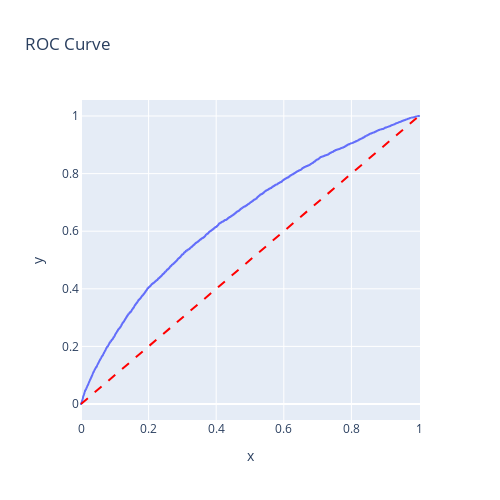

Write notebook code for a chart like this one.
### Code cell
#plot the ROC curve
fig = px.line(x=fpr1, y=tpr1, title='ROC Curve', width=500,height=500,)
fig.add_shape(type="line", x0=0, y0=0, x1=1, y1=1, line=dict(color="Red", dash="dash"))

### Figure 1 — Plotly figure (JSON) as saved in the notebook; plotly's stock layout.template omitted (floating-point values rounded to 4 significant figures; data arrays with more than 128 entries replaced by an {"elided": "..."} marker saying what was removed)
{"data": [{"hovertemplate": "x=%{x}<br>y=%{y}<extra></extra>", "legendgroup": "", "line": {"color": "#636efa", "dash": "solid"}, "marker": {"symbol": "circle"}, "mode": "lines", "name": "", "showlegend": false, "type": "scattergl", "x": {"elided": "11806 float values"}, "xaxis": "x", "y": {"elided": "11806 float values"}, "yaxis": "y"}], "layout": {"height": 500, "legend": {"tracegroupgap": 0}, "shapes": [{"line": {"color": "Red", "dash": "dash"}, "type": "line", "x0": 0, "x1": 1, "y0": 0, "y1": 1}], "title": {"text": "ROC Curve"}, "width": 500, "xaxis": {"anchor": "y", "domain": [0, 1], "title": {"text": "x"}}, "yaxis": {"anchor": "x", "domain": [0, 1], "title": {"text": "y"}}}}
